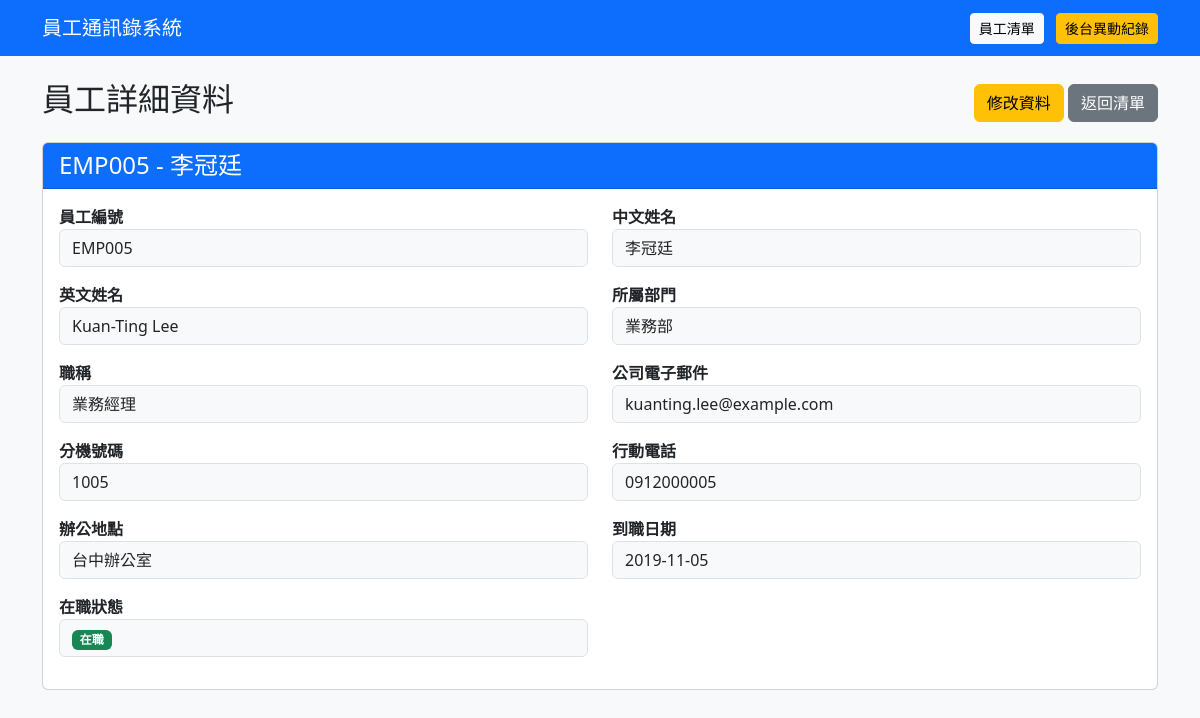
The app's page /employees/5 with its own data.
### tables this page shows
CREATE TABLE employees (
            id INTEGER PRIMARY KEY AUTOINCREMENT,
            employee_no TEXT NOT NULL UNIQUE,
            chinese_name TEXT NOT NULL,
            english_name TEXT NOT NULL,
            department TEXT NOT NULL,
            position TEXT NOT NULL,
            email TEXT NOT NULL UNIQUE,
            extension TEXT NOT NULL,
            mobile TEXT NOT NULL,
            office_location TEXT NOT NULL,
            hire_date TEXT NOT NULL,
            status TEXT NOT NULL
        );

### app.py (the view)
@app.route("/employees/<int:employee_id>")
def employee_detail(employee_id):
    conn = get_db()
    employee = conn.execute("""
        SELECT *
        FROM employees
        WHERE id = ?
    """, (employee_id,)).fetchone()
    conn.close()
    if employee is None:
        abort(404)
    return render_template(
        "employee_detail.html",
        employee=employee
    )

### app.py (called while the page is built)
def get_db():
    conn = sqlite3.connect(DATABASE)
    conn.row_factory = sqlite3.Row
    return conn

### templates/employee_detail.html
{% extends "base.html" %}
{% block content %}
<div class="d-flex justify-content-between align-items-center mb-3">
    <h2>員工詳細資料</h2>
    <div>
        <a href="{{ url_for('edit_employee', employee_id=employee['id']) }}" class="btn btn-warning">
            修改資料
        </a>
        <a href="{{ url_for('index') }}" class="btn btn-secondary">
            返回清單
        </a>
    </div>
</div>
<div class="card">
    <div class="card-header bg-primary text-white">
        <h4 class="mb-0">
            {{ employee['employee_no'] }}
            - {{ employee['chinese_name'] }}
        </h4>
    </div>
    <div class="card-body">
        <div class="row">
            <div class="col-md-6 mb-3">
                <strong>員工編號</strong>
                <div class="form-control bg-light">
                    {{ employee['employee_no'] }}
                </div>
            </div>
            <div class="col-md-6 mb-3">
                <strong>中文姓名</strong>
                <div class="form-control bg-light">
                    {{ employee['chinese_name'] }}
                </div>
            </div>
            <div class="col-md-6 mb-3">
                <strong>英文姓名</strong>
                <div class="form-control bg-light">
                    {{ employee['english_name'] }}
                </div>
            </div>
            <div class="col-md-6 mb-3">
                <strong>所屬部門</strong>
                <div class="form-control bg-light">
                    {{ employee['department'] }}
                </div>
            </div>
            <div class="col-md-6 mb-3">
                <strong>職稱</strong>
                <div class="form-control bg-light">
                    {{ employee['position'] }}
                </div>
            </div>
            <div class="col-md-6 mb-3">
                <strong>公司電子郵件</strong>
                <div class="form-control bg-light">
                    {{ employee['email'] }}
                </div>
            </div>
            <div class="col-md-6 mb-3">
                <strong>分機號碼</strong>
                <div class="form-control bg-light">
                    {{ employee['extension'] }}
                </div>
            </div>
            <div class="col-md-6 mb-3">
                <strong>行動電話</strong>
                <div class="form-control bg-light">
                    {{ employee['mobile'] }}
                </div>
            </div>
            <div class="col-md-6 mb-3">
                <strong>辦公地點</strong>
                <div class="form-control bg-light">
                    {{ employee['office_location'] }}
                </div>
            </div>
            <div class="col-md-6 mb-3">
                <strong>到職日期</strong>
                <div class="form-control bg-light">
                    {{ employee['hire_date'] }}
                </div>
            </div>
            <div class="col-md-6 mb-3">
                <strong>在職狀態</strong>
                <div class="form-control bg-light">
                    {% if employee['status'] == '在職' %}
                    <span class="badge bg-success">
                        在職
                    </span>
                    {% elif employee['status'] == '離職' %}
                    <span class="badge bg-danger">
                        離職
                    </span>
                    {% else %}
                    <span class="badge bg-warning text-dark">
                        留職停薪
                    </span>
                    {% endif %}
                </div>
            </div>
        </div>
    </div>
</div>
{% endblock %}

### records on screen
employees: employee_no "EMP005", chinese_name "李冠廷", english_name "Kuan-Ting Lee", department "業務部", position "業務經理", email "kuanting.lee@example.com", extension "1005", mobile "0912000005", office_location "台中辦公室", hire_date "2019-11-05"
